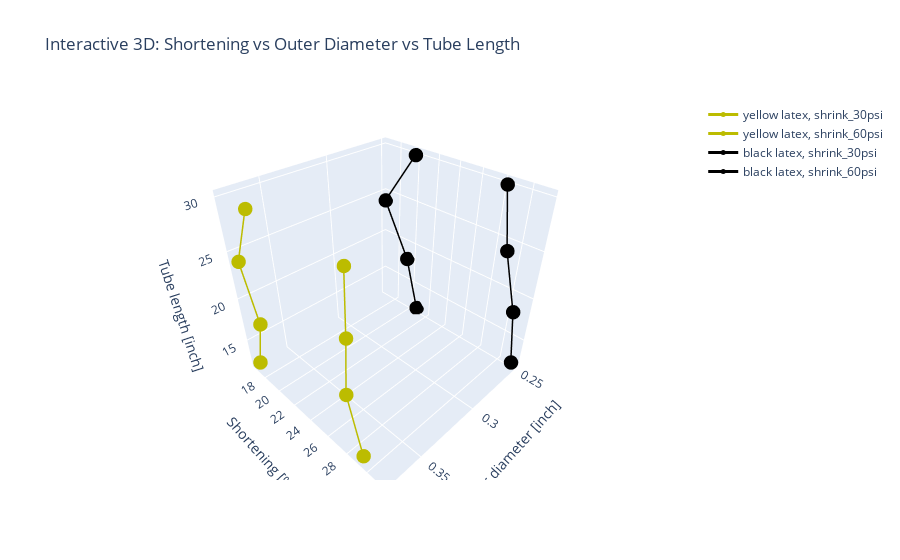

Notebook code cell kept with this figure:
### Code cell
import plotly.graph_objects as go

fig = go.Figure()

markers = {"30 psi": "circle", "60 psi": "triangle-up"}

materials = df_melt["material"].unique()
color_map = dict(zip(materials, color_pallete))

# Add traces for each material and pressure
for mat in materials:
    for pres in df_melt["pressure"].unique():
        subset = df_melt[(df_melt["material"] == mat) & (df_melt["pressure"] == pres)]
        subset = subset.sort_values("length_nominal")
        
        fig.add_trace(go.Scatter3d(
            x=subset["outer_diameter"],
            y=subset["shrink_percent"],
            z=subset["length_nominal"],
            mode="lines+markers",
            name=f"{mat}, {pres}",
            marker=dict(
                symbol=markers.get(pres, "circle"),
                size=5,
                color=color_map[mat]   # ← custom color
            ),
            line=dict(width=3, color=color_map[mat])  # ← line color
        ))

# Layout
fig.update_layout(
    scene=dict(
        xaxis_title="Outer diameter [inch]",
        yaxis_title="Shortening [%]",
        zaxis_title="Tube length [inch]"
    ),
    title="Interactive 3D: Shortening vs Outer Diameter vs Tube Length"
)

fig.show()

### Figure 1 — Plotly figure (JSON) as saved in the notebook; plotly's stock layout.template omitted (floating-point values rounded to 4 significant figures)
{"data": [{"line": {"color": "#bcbc00", "width": 3}, "marker": {"color": "#bcbc00", "size": 5, "symbol": "circle"}, "mode": "lines+markers", "name": "yellow latex, shrink_30psi", "type": "scatter3d", "x": [0.375, 0.375, 0.375, 0.375], "y": [16.67, 18.06, 16.67, 19.17], "z": [12, 18, 24, 30]}, {"line": {"color": "#bcbc00", "width": 3}, "marker": {"color": "#bcbc00", "size": 5, "symbol": "circle"}, "mode": "lines+markers", "name": "yellow latex, shrink_60psi", "type": "scatter3d", "x": [0.375, 0.375, 0.375, 0.375], "y": [29.17, 27.78, 28.12, 28.33], "z": [12, 18, 24, 30]}, {"line": {"color": "#000000", "width": 3}, "marker": {"color": "#000000", "size": 5, "symbol": "circle"}, "mode": "lines+markers", "name": "black latex, shrink_30psi", "type": "scatter3d", "x": [0.25, 0.25, 0.25, 0.25], "y": [20.83, 19.44, 16.67, 20.0], "z": [12, 18, 24, 30]}, {"line": {"color": "#000000", "width": 3}, "marker": {"color": "#000000", "size": 5, "symbol": "circle"}, "mode": "lines+markers", "name": "black latex, shrink_60psi", "type": "scatter3d", "x": [0.25, 0.25, 0.25, 0.25], "y": [31.25, 30.56, 29.17, 28.33], "z": [12, 18, 24, 30]}], "layout": {"scene": {"xaxis": {"title": {"text": "Outer diameter [inch]"}}, "yaxis": {"title": {"text": "Shortening [%]"}}, "zaxis": {"title": {"text": "Tube length [inch]"}}}, "title": {"text": "Interactive 3D: Shortening vs Outer Diameter vs Tube Length"}}}
